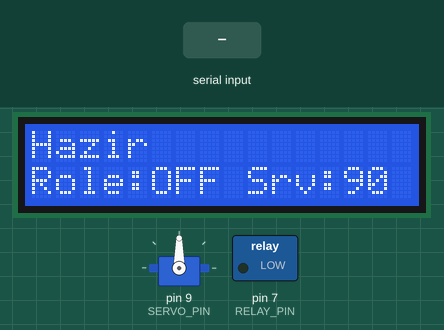
Recording of a sketch running on a simulated Arduino Uno, built with avr-gcc and run on an emulated ATmega328P. Shown: servo, 16×2 character LCD, switched loads named in the sketch (green lamp = pin HIGH). The inputs (shaded band) are chosen by the test bench.

Above: at 1.2 s.
1.3 s: "A" received over Serial
At 2.5 s:
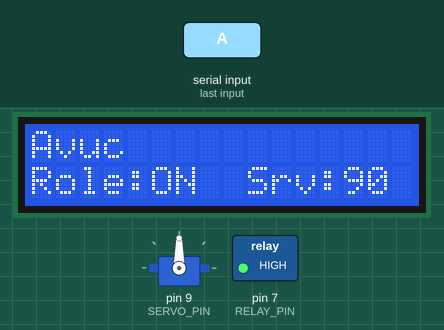
2.8 s: "I" received over Serial
At 3.8 s:
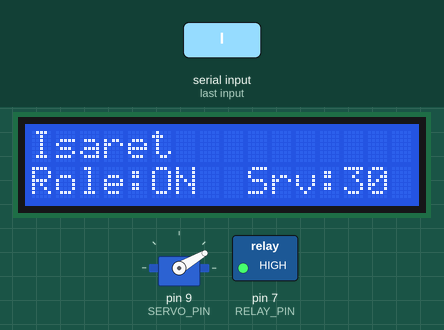
4.3 s: "Y" received over Serial
At 4.9 s:
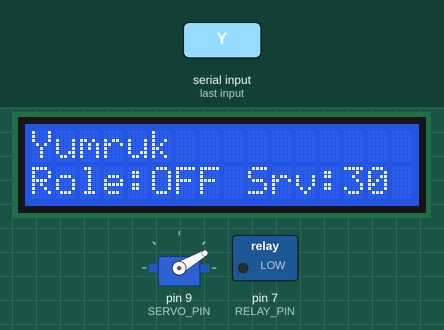
5.8 s: "B" received over Serial
At 6.1 s:
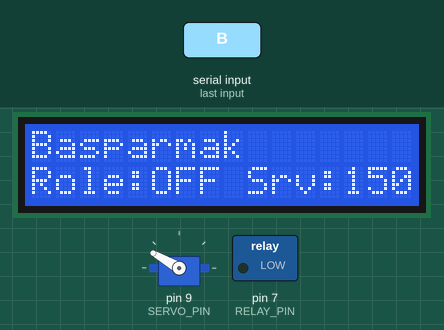
7.3 s: "V" received over Serial
At 8.5 s:
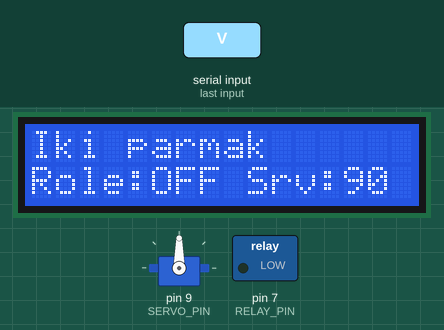
8.8 s: "N" received over Serial
At 9.5 s:
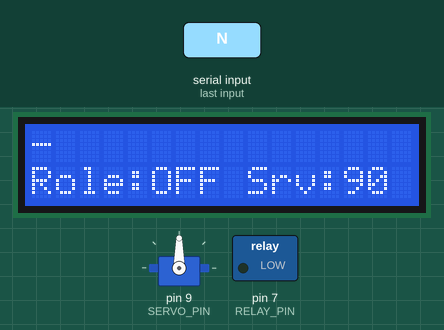
Timing chart, 0 to 11.3 s (numbered marks = the images above; inputs shaded):
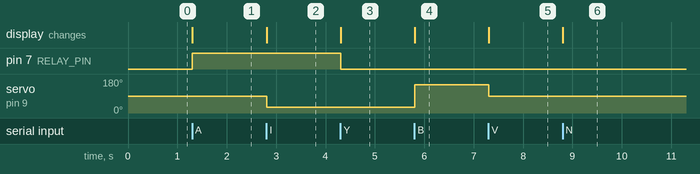

Measured:
- after the input at 1.3 s, pin 7 (RELAY_PIN): LOW → HIGH at once; the display: changes at once (image 1)
- after the input at 2.8 s, servo on pin 9 (SERVO_PIN): 90° → 30° at once; the display: changes at once (image 2)
- after the input at 4.3 s, pin 7 (RELAY_PIN): HIGH → LOW at once; the display: changes at once (image 3)
- after the input at 5.8 s, servo on pin 9 (SERVO_PIN): 30° → 150° at once; the display: changes at once (image 4)
- after the input at 7.3 s, servo on pin 9 (SERVO_PIN): 150° → 90° at once; the display: changes at once (image 5)
- after the input at 8.8 s, the display: changes at once (image 6)

The sketch:

gesture_controller.ino
```cpp
/*
  Hareket kontrolcüsü — bilgisayardan seri port ile gelen komutları uygular.

  Komutlar (her biri tek karakter):
    A = avuç           -> röle AÇIK
    Y = yumruk         -> röle KAPALI
    I = işaret parmağı -> servo 30°
    V = iki parmak     -> servo 90° (orta)
    B = başparmak      -> servo 150°
    N = hareket yok    -> sadece ekranı günceller

  Bağlantılar:
    Servo sinyal -> D9      Röle IN -> D7
    LCD: RS->D12, E->D11, D4->D5, D5->D4, D6->D3, D7->D2
*/

#include <Servo.h>
#include <LiquidCrystal.h>

const int SERVO_PIN = 9;
const int RELAY_PIN = 7;

Servo servo;
LiquidCrystal lcd(12, 11, 5, 4, 3, 2);

bool relayOn = false;
int servoAngle = 90;

void showStatus(const char* gesture) {
  lcd.clear();
  lcd.setCursor(0, 0);
  lcd.print(gesture);
  lcd.setCursor(0, 1);
  lcd.print("Role:");
  lcd.print(relayOn ? "ON " : "OFF");
  lcd.print(" Srv:");
  lcd.print(servoAngle);
}

void setup() {
  Serial.begin(115200);
  pinMode(RELAY_PIN, OUTPUT);
  digitalWrite(RELAY_PIN, LOW);
  servo.attach(SERVO_PIN);
  servo.write(servoAngle);
  lcd.begin(16, 2);
  showStatus("Hazir");
}

void loop() {
  if (!Serial.available()) return;
  char cmd = Serial.read();

  switch (cmd) {
    case 'A': relayOn = true;  showStatus("Avuc");        break;
    case 'Y': relayOn = false; showStatus("Yumruk");      break;
    case 'I': servoAngle = 30;  showStatus("Isaret");     break;
    case 'V': servoAngle = 90;  showStatus("Iki parmak"); break;
    case 'B': servoAngle = 150; showStatus("Basparmak");  break;
    case 'N': showStatus("-");                            break;
    default: return;  // '\n' gibi bilinmeyen karakterleri yok say
  }

  // Not: Bazı röle modülleri ters çalışır (LOW = açık). Öyleyse HIGH/LOW'u yer değiştir.
  digitalWrite(RELAY_PIN, relayOn ? HIGH : LOW);
  servo.write(servoAngle);
}
```
